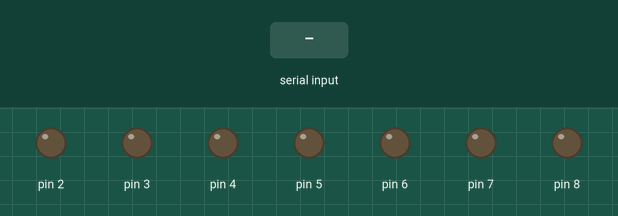
Recording of a sketch running on a simulated Arduino Uno, built with avr-gcc and run on an emulated ATmega328P. Parts: output pins drawn as LEDs (lit = HIGH). Inputs (shaded band) come from the test bench.

Above: at 1.2 s.
1.3 s: "e" received over Serial
At 2.4 s:
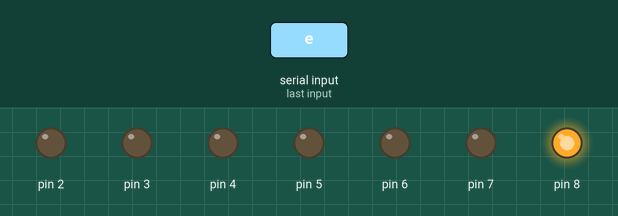
2.8 s: byte 201 (201) received over Serial
At 3.5 s:
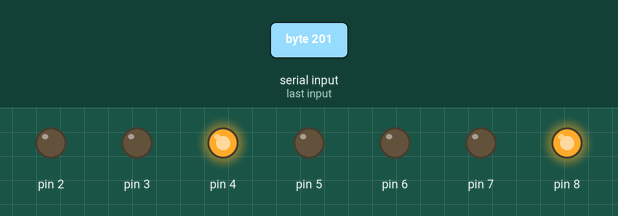
4.3 s: byte 202 (202) received over Serial
At 4.7 s:
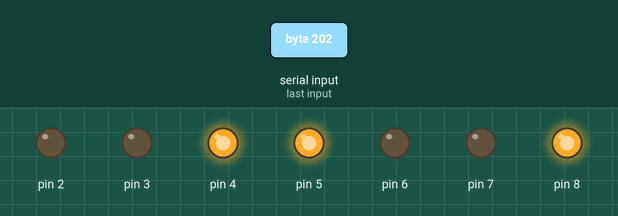
5.8 s: byte 211 (211) received over Serial
At 7.0 s:
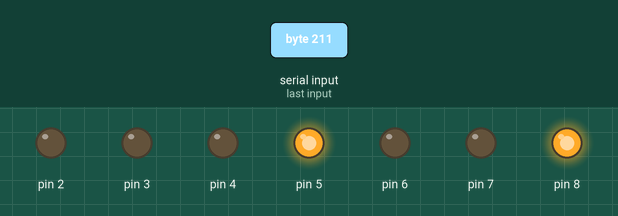
7.3 s: byte 203 (203) received over Serial
At 8.1 s:
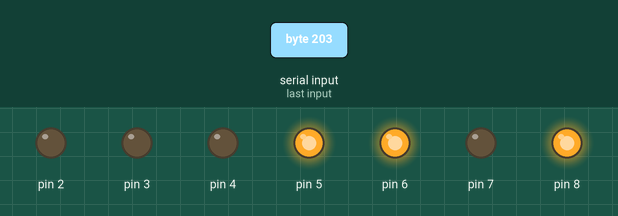
8.8 s: byte 212 (212) received over Serial
At 9.3 s:
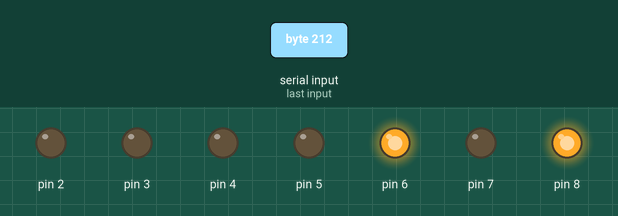
Timing chart, 0 to 11.3 s (numbered marks = the images above; inputs shaded):
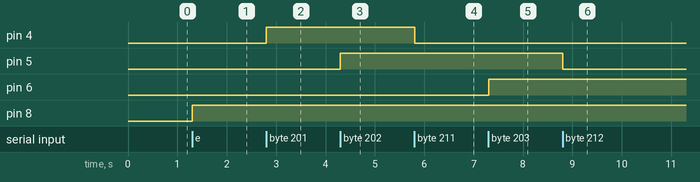

The sketch:

SNH.ino
```cpp
uint8_t inchar = 0;
void setup() {
  // put your setup code here, to run once:
  Serial.begin(9600); // Инициализация Serial - порта
  pinMode(7, OUTPUT);
  pinMode(8, OUTPUT);
  pinMode(2, OUTPUT);
  pinMode(3, OUTPUT);
  pinMode(4, OUTPUT);
  pinMode(5, OUTPUT);
  pinMode(6, OUTPUT);
}

void loop() {
  while (Serial.available()) {         // ПОКА есть что то на вход
    inchar = Serial.read();        // забиваем строку принятыми данными
    delay(1);                              // ЗАДЕРЖКА. Без неё работает некорректно!
  }
  if (inchar == 101){
    digitalWrite(8, HIGH);
  }
  else if (inchar == 111){
    digitalWrite(8, LOW);
  }
  else if (inchar == 102){
    digitalWrite(2, HIGH);
  }
  else if (inchar == 112){
    digitalWrite(2, LOW);
  }
  else if (inchar == 103){
    digitalWrite(3, HIGH);
  }
  else if (inchar == 113){
    digitalWrite(3, LOW);
  }
  // свет
  else if (inchar == 201){
    digitalWrite(4, HIGH);
  }
  else if (inchar == 211){
    digitalWrite(4, LOW);
  }
  else if (inchar == 202){
    digitalWrite(5, HIGH);
  }
  else if (inchar == 212){
    digitalWrite(5, LOW);
  }
  else if (inchar == 203){
    digitalWrite(6, HIGH);
  }
  else if (inchar == 213){
    digitalWrite(6, LOW);
  }
  else if (inchar == 204){
    digitalWrite(7, HIGH);
  }
  else if (inchar == 214){
    digitalWrite(7, LOW);
  }
}
```

Measured:
- after the input at 1.3 s, pin 8: LOW → HIGH at once
- after the input at 2.8 s, pin 4: LOW → HIGH at once
- after the input at 4.3 s, pin 5: LOW → HIGH at once
- after the input at 5.8 s, pin 4: HIGH → LOW at once
- after the input at 7.3 s, pin 6: LOW → HIGH at once
- after the input at 8.8 s, pin 5: HIGH → LOW at once
